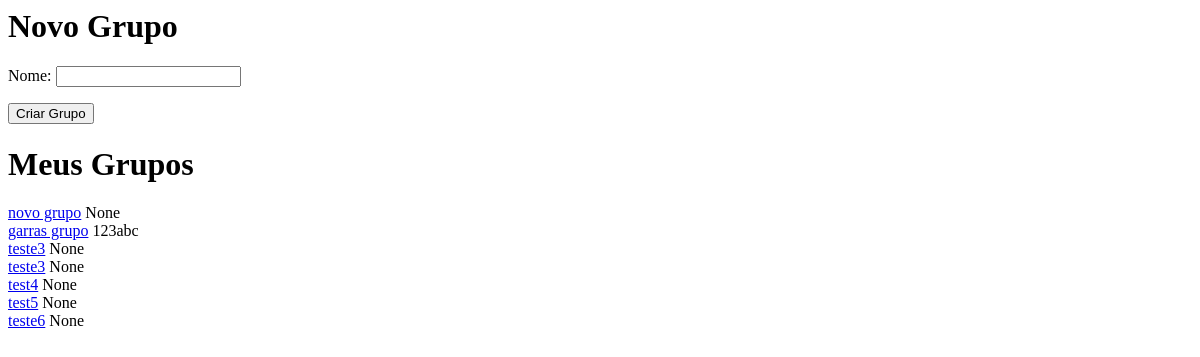
The app's page /, older data.
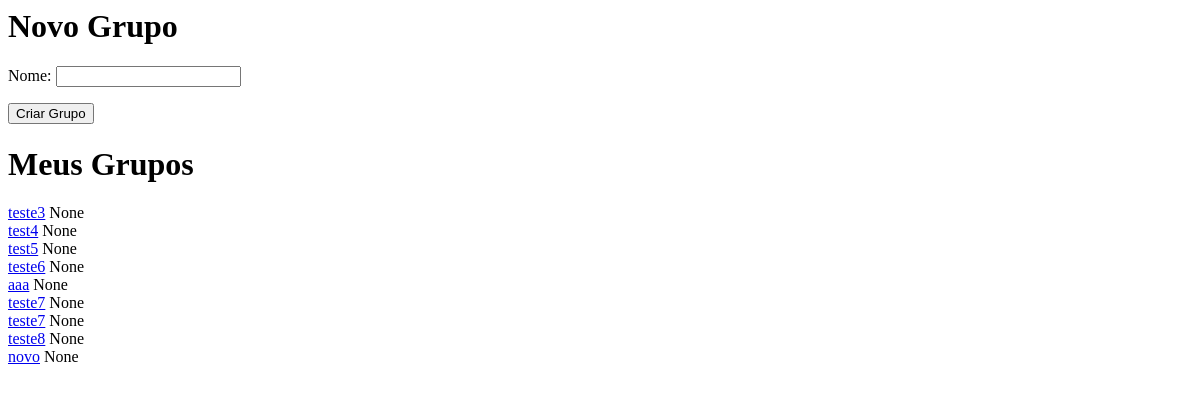
The same page, newer data.
### main_app/models.py (models this page shows, shortened)
class Grupo(models.Model):
    nome = models.CharField(max_length=50)
    codigo = models.CharField(max_length=6, null=True)
    admin = models.ForeignKey(get_user_model(),
                              on_delete=models.CASCADE,
                              null=True)

### main_app/views.py (the view, shortened to what this page needs)
# urls.py: path('', CriarNovoGrupo.as_view(), name='novo_grupo'),
class CriarNovoGrupo(View):
    def get(self, request, *args, **kwargs):
        view = CriarNovoGrupoGet.as_view()
        return view(request, *args, **kwargs)

### main_app/forms.py
class NovoGrupoForm(ModelForm):
    class Meta:
        model = Grupo
        fields = ('nome',)

### main_app/views.py (called while the page is built)
    def get_context_data(self, **kwargs):
        context = super().get_context_data(**kwargs)
        context["grupo_form"] = NovoGrupoForm()
        return context

### templates/novo_grupo.html (shortened to what this page needs)
<h1>Novo Grupo</h1>
<form action="" method="post">{% csrf_token %}
    {{ grupo_form.as_p }}
    <button type="submit">Criar Grupo</button>
</form>
<h1>Meus Grupos</h1>
{% for grupo in grupo_list %}
    <div>
        <a href=" {% url "detail_grupo" grupo.id %} ">{{ grupo.nome }}</a>
        {{ grupo.codigo }}
    </div>
{% endfor %}

Row changes from the older to the newer data that the page shows:
removed Grupo: nome "novo grupo", codigo "None"
removed Grupo: nome "garras grupo", codigo "123abc"
removed Grupo: nome "teste3", codigo "None"
added Grupo: nome "aaa", codigo "None"
added Grupo: nome "teste7", codigo "None"
added Grupo: nome "teste7", codigo "None"
added Grupo: nome "teste8", codigo "None"
added Grupo: nome "novo", codigo "None"
